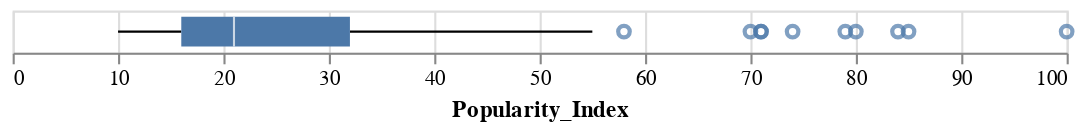

The notebook cell saved with this chart:
### Code cell
import altair as alt
chart = alt.Chart(data_semicolon).mark_boxplot().encode(x='Popularity_Index').properties(width=500)
chart

### Figure 1 — Vega-Lite specification as saved in the notebook (floating-point values rounded to 4 significant figures; data arrays with more than 128 entries replaced by an {"elided": "..."} marker saying what was removed)
{"config": {"view": {"continuousWidth": 400, "continuousHeight": 300}}, "data": {"name": "data-e754b189a7cb730d0a5741dcbe15ee32"}, "mark": "boxplot", "encoding": {"x": {"field": "Popularity_Index", "type": "quantitative"}}, "width": 500, "$schema": "https://vega.github.io/schema/vega-lite/v4.17.0.json", "datasets": {"data-e754b189a7cb730d0a5741dcbe15ee32": {"elided": "250 records"}}}
